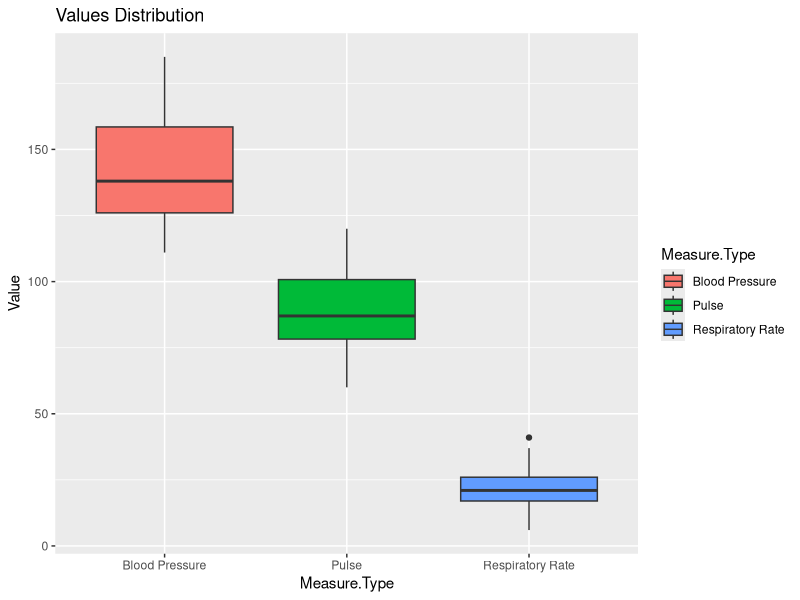
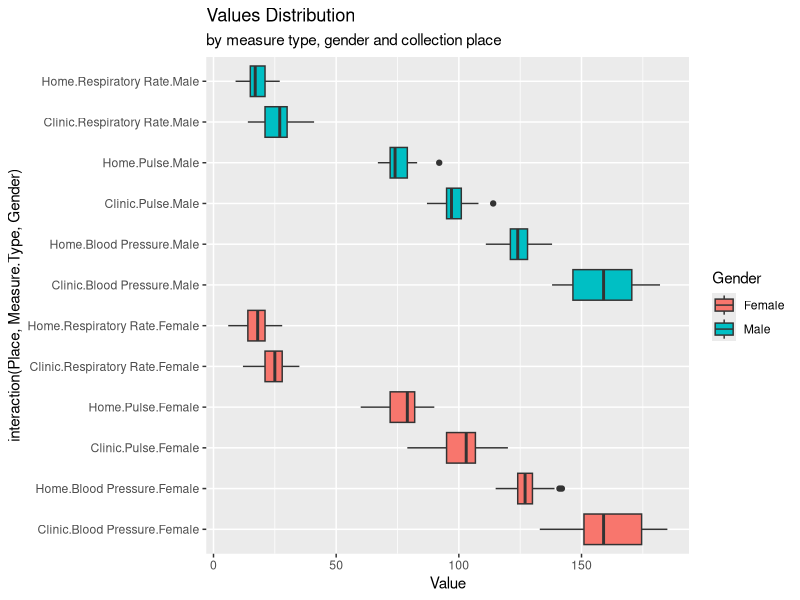
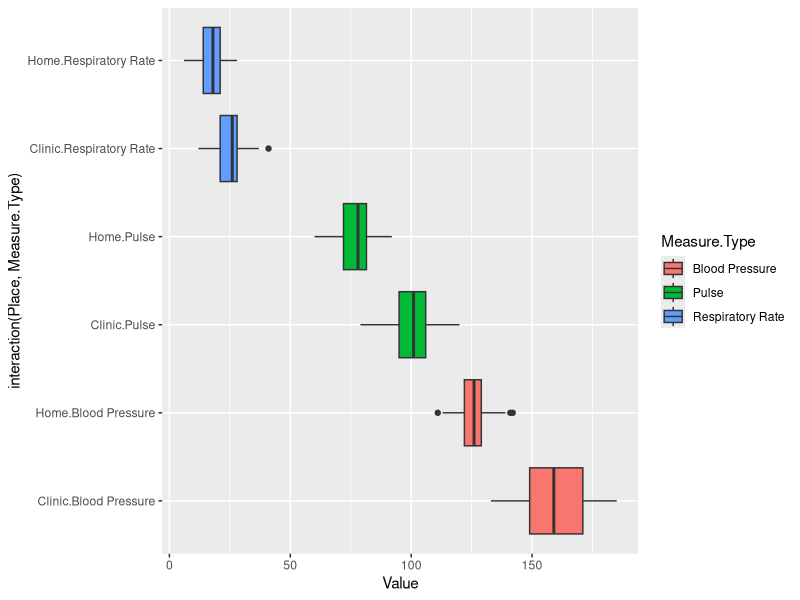
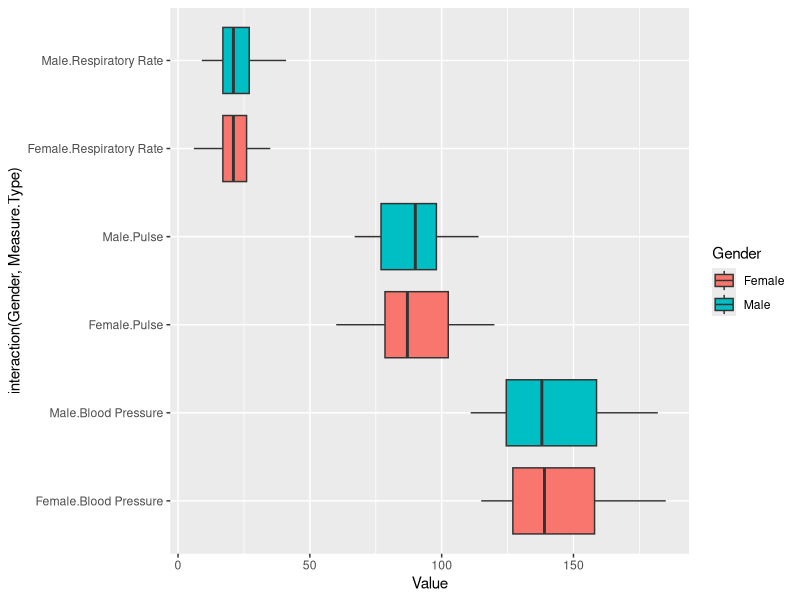

These figures' R source, in order:
# this document had been created on 2/5/25
# setwd("~/Desktop")

# import libraries 
library(lme4)
library(dplyr)
library(ggplot2)

# this is fake dataset, which you can create yourself utilizing this script: https://github.com/ZulfiiaDitto/Mixed-effect-linear-models/blob/main/Generating_dataset_for_mixed_effect_linear_model.ipynb
# or directly loaded dataset from this link:
# https://github.com/ZulfiiaDitto/Mixed-effect-linear-models/blob/main/patients_measurments.csv

df = read.csv('patients_measurments.csv', header = TRUE)
summary(df)

ggplot(df, aes(x = Measure.Type, y = Value, fill = Measure.Type)) + geom_boxplot() + ggtitle("Values Distribution")

# box plot shows the distribution within the place where the measurement had been collected,
# by measurement type and by Gender 

df %>% 
  group_by( Place, Measure.Type, Gender) %>% 
  ggplot(aes(x = interaction( Place, Measure.Type, Gender), y = Value,  fill = Gender)) + 
  geom_boxplot() + coord_flip() +
  labs(title='Values Distribution',
       subtitle='by measure type, gender and collection place')


# this box plot shows you distribution of the measurments based of the places 
df %>% 
  group_by(Place, Measure.Type) %>% 
  ggplot(aes(x = interaction(Place, Measure.Type), y = Value,  fill = Measure.Type)) + 
  geom_boxplot() + coord_flip() 

# by gender and Collection place
df %>% 
  group_by(Gender, Measure.Type) %>% 
  ggplot(aes(x = interaction(Gender, Measure.Type), y = Value,  fill = Gender)) + 
  geom_boxplot() + coord_flip() 

table(df$Measure.Type)

# lets calculate the how many time different measures had been taken
table = df %>%
  group_by(Patient.ID,Measure.Type,Place) %>%
  summarise(count= n()) 

#lets average this values per measurement type and place
table %>% group_by(Measure.Type,Place) %>% summarise(Mean = mean(count))

# since the each measurement is different in their ranges,
# we will have to filter small subsets based on the measurements type. 

# Blood Pressure df
BP = df %>% filter(df$Measure.Type == 'Blood Pressure')
table(BP$Place)

# Pulse df
pulse = df %>% filter(df$Measure.Type == 'Pulse')
table(pulse$Place)
  
# Respiratory rate df
rr = df %>% filter(df$Measure.Type == 'Respiratory Rate')
table(rr$Place)  


####################### predicting the Values of measurment BP, based on the Place and Gender and Age. 

model = lmer(Value ~ Place  + (1|Patient.ID)  , data=BP)
summary(model)


model.2 = lmer(Value ~ Place + Gender + Age + (1|Patient.ID)  , data=BP)
summary(model.2)

coef(model.2)

#### significance of the model utilizing the anova 

model.null = lmer(Value ~ Place  + (1|Patient.ID)  , data=BP, REML = FALSE)

model.atr = lmer(Value ~ Place + Gender + Age + (1|Patient.ID)  , data=BP, REML = FALSE)

anova(model.null, model.atr)

##### random slope 

model3 = lmer(Value ~ Place + (1+ Place|Patient.ID), data=BP)

summary(model3)

# you can see we over-complex the model -> isSingular() function in both cases return True 

isSingular(model3)

### You can play with the rest of subsets fro Pulse and Respiratory Rate. 


